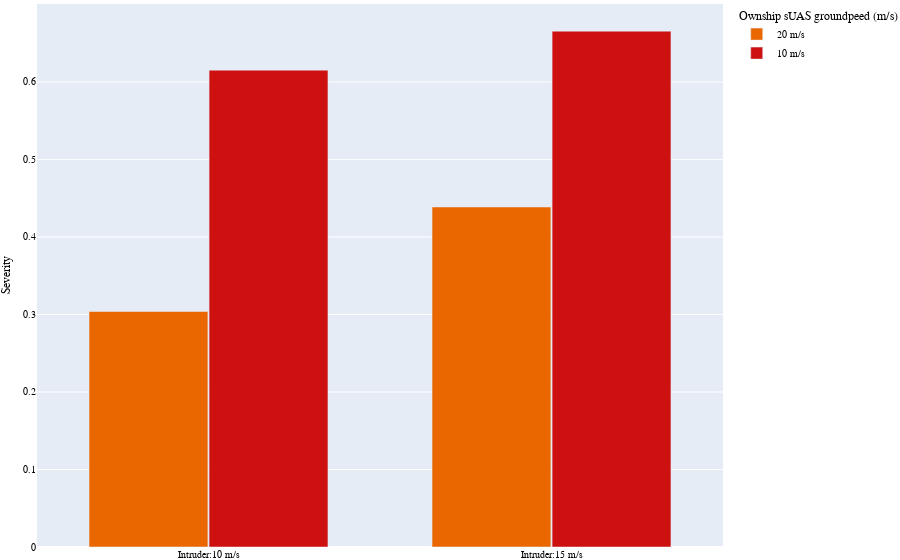

The code cell stored with this chart in its notebook:
### Code cell
import plotly.graph_objects as go
t2=['Intruder:10 m/s', 'Intruder:15 m/s']
q= [np.mean(St5tr90h0v20vi10_mean),np.mean(St5tr90h0v20vi15_mean)]
r =[np.mean(St5tr90h0v10vi10_mean),np.mean(St5tr90h0v10vi15_mean)]

fig = go.Figure(data=[
    go.Bar(name='20 m/s', x=t2, y=q,marker={'color':'#ea6700'}),
    go.Bar(name='10 m/s', x=t2, y=r,marker={'color':'#cd1010'})
])
# Change the bar mode
fig.update_layout(barmode='group',bargap=0.3, bargroupgap=0.01,margin=go.layout.Margin(
        l=0, #left margin
        r=0, #right margin
        b=0, #bottom margin
        t=0  #top margin
    ),
    #title="Maximum Severity wrt Closure Rate", title_x=0.5, 
    #xaxis_title="Time (s)",
    yaxis_title="Severity",
    legend_title="Ownship sUAS groundpeed (m/s)",
    font=dict(
        family="Helvetica",
        size=10,
        color="Black"
    )
)

fig.write_image("images/cr.pdf")
fig.show()

### Figure 1 — Plotly figure (JSON) as saved in the notebook; plotly's stock layout.template omitted (floating-point values rounded to 4 significant figures)
{"data": [{"marker": {"color": "#ea6700"}, "name": "20 m/s", "type": "bar", "x": ["Intruder:10 m/s", "Intruder:15 m/s"], "y": [0.3038, 0.4386]}, {"marker": {"color": "#cd1010"}, "name": "10 m/s", "type": "bar", "x": ["Intruder:10 m/s", "Intruder:15 m/s"], "y": [0.6152, 0.6655]}], "layout": {"autosize": true, "bargap": 0.3, "bargroupgap": 0.01, "barmode": "group", "font": {"color": "Black", "family": "Helvetica", "size": 10}, "legend": {"title": {"text": "Ownship sUAS groundpeed (m/s)"}}, "margin": {"b": 0, "l": 0, "r": 0, "t": 0}, "xaxis": {"autorange": true, "range": [-0.5, 1.5], "type": "category"}, "yaxis": {"autorange": true, "range": [0, 0.7005], "title": {"text": "Severity"}, "type": "linear"}}}
